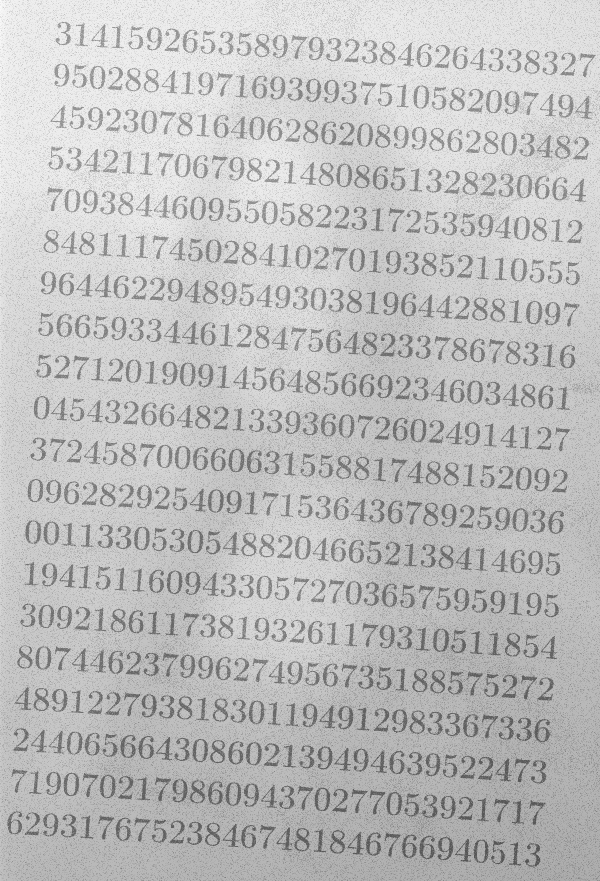
#> input picture img/morf_test.png, 600 x 881 px, found by its file name
$ python problema1.py
#> lines starting #> are read from the running program, lines starting #| are printed output that depends on the picture; after the words box and inside, x2 and y2 are one past the last pixel; in counts of white or black regions, pixels touching at a corner belong together
import numpy as np
import cv2
from funcoes import *

def quest1_1(img, verbose=False):
  # O kernel precisa ser pelo menos maior que a largura das letras
  kernel = np.ones((9,9), dtype=np.uint8)

  # Utiliza-se a transformada bottom-hat, pois quero realçar elementos
  # escuros em fundo claro
  bottomhat = cv2.morphologyEx(img, cv2.MORPH_BLACKHAT, kernel)
  if verbose:
    cv2.imshow('Bottom Hat', cv2.resize(bottomhat, None, fx=0.5, fy=0.5))

  # Binariza-se a imagem em um threshold que não tenha o ruído
  _, binary = cv2.threshold(bottomhat, 45, 255, cv2.THRESH_BINARY_INV)
  if verbose:
    cv2.imshow('Binary', cv2.resize(binary, None, fx=0.5, fy=0.5))
  return binary

def quest1_2(img, verbose=False):
  # Aplico abertura seguido de fechamento para suavizar os elementos
  # escuros, sobrando só o fundo
  kernel = np.ones((15,15), dtype=np.uint8)
  opening = cv2.morphologyEx(img, cv2.MORPH_OPEN, kernel)
  if verbose:
    cv2.imshow('Opening', cv2.resize(opening, None, fx=0.5, fy=0.5))

  kernel = np.ones((25,25), dtype=np.uint8)
  background = cv2.morphologyEx(opening, cv2.MORPH_CLOSE, kernel)
  if verbose:
    cv2.imshow('Background', cv2.resize(background, None, fx=0.5, fy=0.5))

  # Subtraio da imagem o fundo obtido
  subtract = img-background
  if verbose:
    cv2.imshow('Subtract background', cv2.resize(subtract, None, fx=0.5, fy=0.5))

  # Binarizo a imagem em um threshold suficientemente grande para remover o
  # máximo de ruído possível, mas sem deteriorar as letras
  _, binary = cv2.threshold(subtract, 150, 255, cv2.THRESH_BINARY_INV)
  if verbose:
    cv2.imshow('Binary', cv2.resize(binary, None, fx=0.5, fy=0.5))
  return binary

def quest1_3(img, verbose=False):

  # Aplica-se este filtro para tentar filtrar um pouco o ruído
  kernel = np.ones((3,3), dtype=np.uint8)
  filtered = cv2.morphologyEx(img, cv2.MORPH_OPEN,kernel)
  # cv2.imwrite('img/resultado/problema1_filtrado.png', filtered)
  if verbose:
    cv2.imshow('Filtered', cv2.resize(filtered, None, fx=0.5, fy=0.5))

  resultado_1 = quest1_1(filtered)
  if verbose:
    cv2.imshow('Resultado 1 filtrado', cv2.resize(resultado_1, None, fx=0.5, fy=0.5))

  resultado_2 = quest1_2(filtered)
  if verbose:
    cv2.imshow('Resultado 2 filtrado', cv2.resize(resultado_2, None, fx=0.5, fy=0.5))

  return (resultado_1, resultado_2)

def quest1_4(img, verbose=False):
  kernel = np.ones((3,3), dtype=np.uint8)
  better = cv2.morphologyEx(img, cv2.MORPH_ERODE, kernel)
  if verbose:
    cv2.imshow('Melhor Resultado Melhorado', cv2.resize(better, None, fx=0.5, fy=0.5))

  return better


img = cv2.imread('img/morf_test.png')
#> img is the input picture: shape (881, 600, 3); min 85, max 251, mean 190.6
cv2.imshow('Original', cv2.resize(img, None, fx=0.5, fy=0.5))

resultado_1 = quest1_1(img, verbose=False)
#> in quest1_1, `bottomhat = cv2.morphologyEx(img, cv2.MORPH_BLACKHAT, kernel)`:
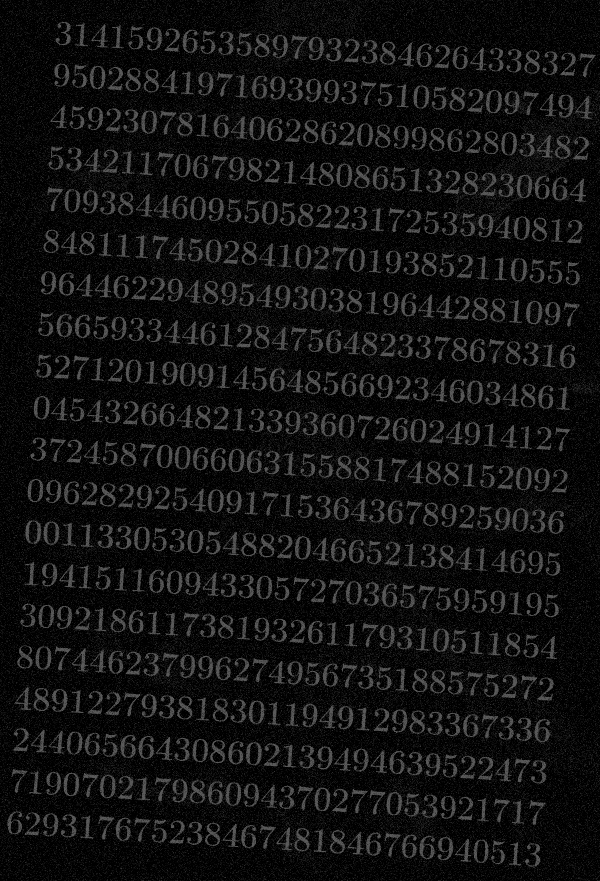
#> bottomhat: shape (881, 600, 3); min 0, max 90, mean 17.2
#> in quest1_1, `_, binary = cv2.threshold(bottomhat, 45, 255, cv2.THRESH_BINARY_INV)`:
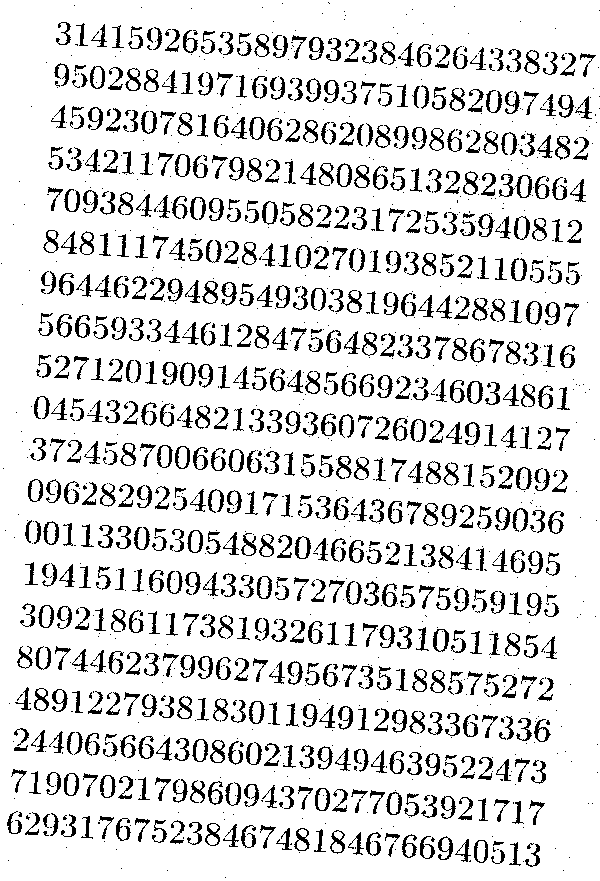
#> binary: shape (881, 600, 3); 86.4% white; 1435 black regions (743 under 20 px), largest, box (x1, y1, x2, y2) and area: (433, 629, 449, 652) 155, (511, 258, 527, 281) 154, (467, 381, 483, 404) 154
cv2.imshow('Resultado 1', cv2.resize(resultado_1, None, fx=0.5, fy=0.5))
resultado_2 = quest1_2(img, verbose=False)
#> in quest1_2, `opening = cv2.morphologyEx(img, cv2.MORPH_OPEN, kernel)`:
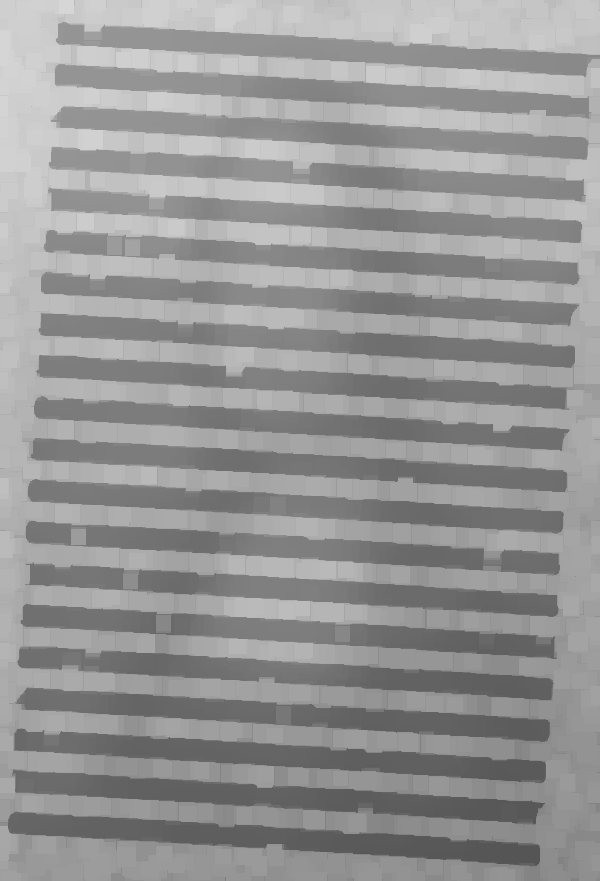
#> opening: shape (881, 600, 3); min 85, max 214, mean 149.7
#> in quest1_2, `background = cv2.morphologyEx(opening, cv2.MORPH_CLOSE, kernel)`:
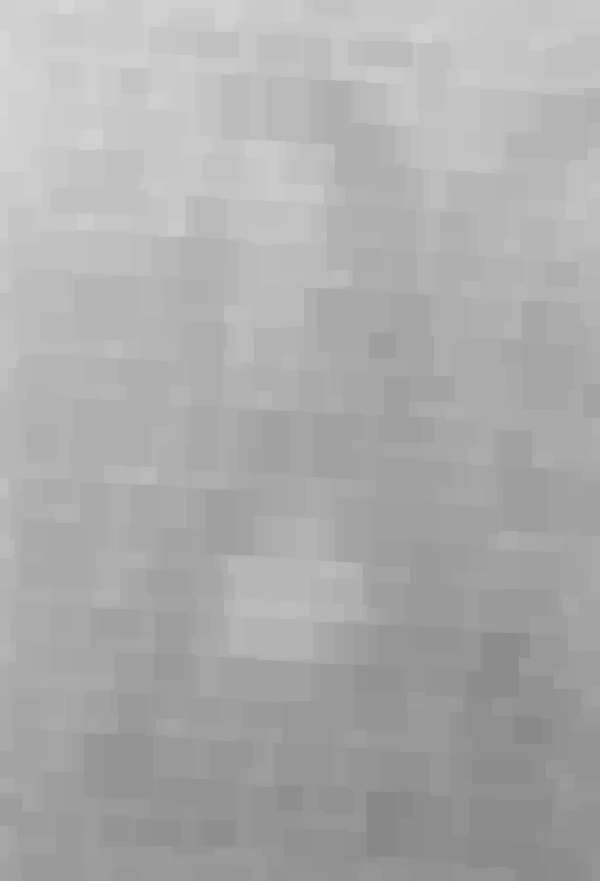
#> background: shape (881, 600, 3); min 135, max 214, mean 172.2
#> in quest1_2, `_, binary = cv2.threshold(subtract, 150, 255, cv2.THRESH_BINARY_INV)`: binary: shape (881, 600, 3); 84.7% white; 3605 black regions (2970 under 20 px), largest, box (x1, y1, x2, y2) and area: (467, 380, 483, 404) 169, (295, 536, 311, 560) 166, (56, 314, 72, 338) 165
cv2.imshow('Resultado 2', cv2.resize(resultado_2, None, fx=0.5, fy=0.5))
resultado_3_1, resultado_3_2 = quest1_3(img, verbose=False)
#> in quest1_1 (call 2), `_, binary = cv2.threshold(bottomhat, 45, 255, cv2.THRESH_BINARY_INV)`: binary: shape (881, 600, 3); 88% white; 1234 black regions (497 under 20 px), largest, box (x1, y1, x2, y2) and area: (59, 273, 92, 296) 241, (34, 397, 67, 420) 235, (242, 242, 275, 266) 227
#> call 2 of quest1_2, with verbose = False
#> in quest1_2 (call 2), `subtract = img-background`:
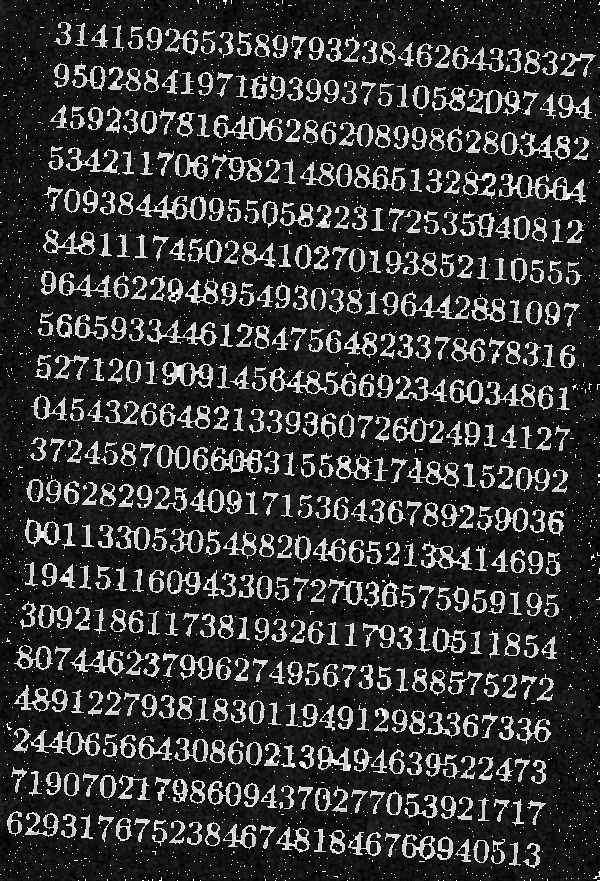
#> subtract: shape (881, 600, 3); min 0, max 255, mean 53
#> in quest1_2 (call 2), `_, binary = cv2.threshold(subtract, 150, 255, cv2.THRESH_BINARY_INV)`: binary: shape (881, 600, 3); 83.2% white; 2648 black regions (2153 under 20 px), largest, box (x1, y1, x2, y2) and area: (499, 173, 586, 205) 808, (269, 367, 356, 397) 777, (136, 194, 206, 220) 649
cv2.imshow('Resultado 1 filtrado', cv2.resize(resultado_3_1, None, fx=0.5, fy=0.5))
cv2.imshow('Resultado 2 filtrado', cv2.resize(resultado_3_2, None, fx=0.5, fy=0.5))
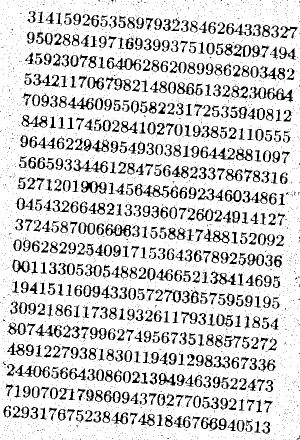
#> window 'Resultado 2 filtrado': shape (440, 300, 3); min 0, max 255, mean 212.1
resultado_4 = quest1_4(resultado_3_1, verbose=False)
#> in quest1_4, `better = cv2.morphologyEx(img, cv2.MORPH_ERODE, kernel)`: better: shape (881, 600, 3); 73.4% white; 700 black regions (36 under 20 px), largest, box (x1, y1, x2, y2) and area: (192, 738, 226, 764) 553, (449, 379, 484, 405) 540, (471, 297, 506, 323) 539
cv2.imshow('Melhor Resultado Melhorado', cv2.resize(resultado_4, None, fx=0.5, fy=0.5))
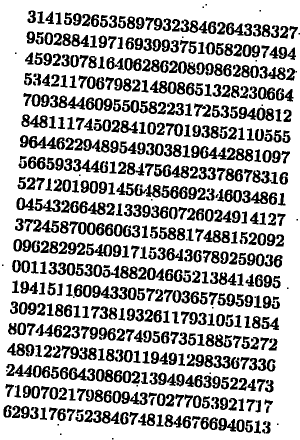
#> window 'Melhor Resultado Melhorado': shape (440, 300, 3); min 0, max 255, mean 187

# [5 lines of commented-out code are left out]

cv2.waitKey(0)
cv2.destroyAllWindows()

$ run again, with img/moire.tif saved as img/morf_test.png
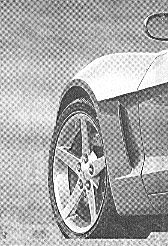
#> input picture img/moire.tif, 168 x 246 px, found by its file name
#> img is the input picture: shape (246, 168, 3); min 0, max 255, mean 169.7
#> in quest1_1, `_, binary = cv2.threshold(bottomhat, 45, 255, cv2.THRESH_BINARY_INV)`:
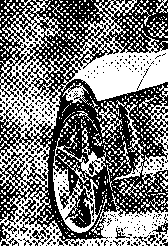
#> binary: shape (246, 168, 3); 47.9% white; 503 white regions (476 under 20 px), largest, box (x1, y1, x2, y2) and area: (0, 0, 168, 246) 13118, (53, 127, 106, 233) 1695, (113, 101, 168, 186) 1213
#> better: shape (246, 168, 3); 55.3% white; 105 black regions (75 under 20 px), largest, box (x1, y1, x2, y2) and area: (0, 106, 136, 246) 6575, (0, 0, 168, 98) 6532, (124, 45, 168, 211) 1771
#> `cv2.imshow('Melhor Resultado Melhorado', cv2.resize(resultado_4, None,..`:
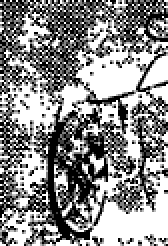
#> window 'Melhor Resultado Melhorado': shape (123, 84, 3) (shown 2 times larger); min 0, max 255, mean 141.1
